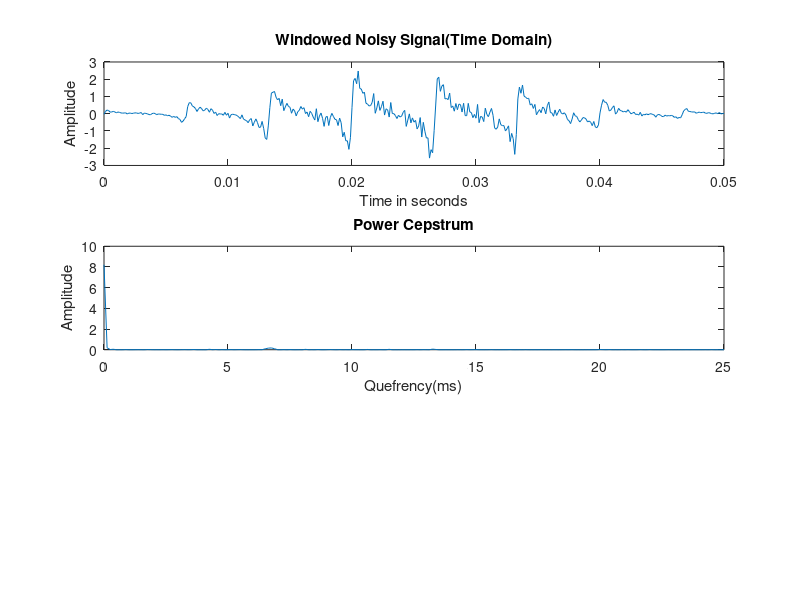

MATLAB code for this plot: (Note: this script raises an error after producing the figure.)
clear all; clc; close all;
%signal details
fs = 8000;                      
t = (0:1/fs:0.05)';             
fm = 150;                       

%creating noisy signal
clean_speech = zeros(length(t), 1);
for k = 1:15  
    clean_speech = clean_speech + (0.8^k) * sin(2*pi*k*fm*t);
end

x = awgn(clean_speech,10);       
%applying hamming window
window = hamming(length(x));
x_windowed=x.*window;
%cepstrum analysis
X=fft(x_windowed);
power_spectrum=abs(X).^2;
log_spectrum=log(power_spectrum +eps);
cepstrum_full=real(ifft(log_spectrum));
power_cepstrum=abs(cepstrum_full).^2;
quefrency=(0:length(power_cepstrum)-1)/fs;
%enhancement
lifter_cutoff = round(fs * 0.0125);    
lifter = zeros(size(cepstrum_full));
lifter(1:lifter_cutoff) = 1;
lifter(end-lifter_cutoff+1:end) = 1;
cepstrum_liftered = cepstrum_full .* lifter;
smooth_log_spectrum = real(fft(cepstrum_liftered));
noise_floor = mean(smooth_log_spectrum);          
gain = max(smooth_log_spectrum - noise_floor, 0); 
gain = gain / (max(gain) + eps);                  
enhanced_magnitude = abs(X) .* gain;
original_phase = angle(X);
X_enhanced = enhanced_magnitude .* exp(1i * original_phase);
x_enhanced = real(ifft(X_enhanced));
%results
figure;
subplot(3,1,1);
plot(t,x_windowed);
title('Windowed Noisy Signal(Time Domain)');
xlabel('Time in seconds');
ylabel('Amplitude');

subplot(3,1,2);
plot(quefrency(1:round(length(quefrency)/2))*1000,power_cepstrum(1:round(length(power_cepstrum)/2)));
xlim([0 25]); 
title('Power Cepstrum');
xlabel('Quefrency(ms)');
ylabel('Amplitude');
xline(2.2,  '--r', 'F0 low (2.2 ms)');
xline(12.5, '--b', 'F0 high (12.5 ms)');

% 3. Keep your markers
xline(2.2,  '--r', 'F0 low (2.2 ms)');
xline(12.5, '--b', 'F0 high (12.5 ms)');
grid on;
subplot(3,1,3);
plot(t,x_enhanced);
title("Enhanced signal for output");
xlabel('Time in seconds');
ylabel('Amplitude');

figure;
subplot(1,1,1);

power_db = 10 * log10(power_cepstrum + eps);

plot(quefrency(5:round(end/2))*1000, power_db(5:round(end/2)));

xlim([0 25]); 
title('Power Cepstrum (Log Scale)');
xlabel('Quefrency (ms)');
ylabel('Power (dB)'); 
